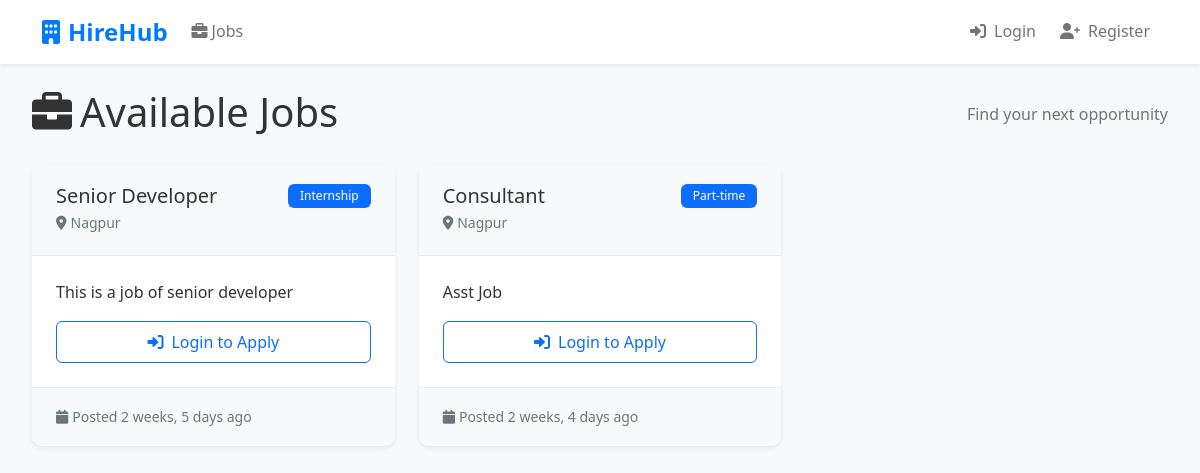
Before: / with the older database file.
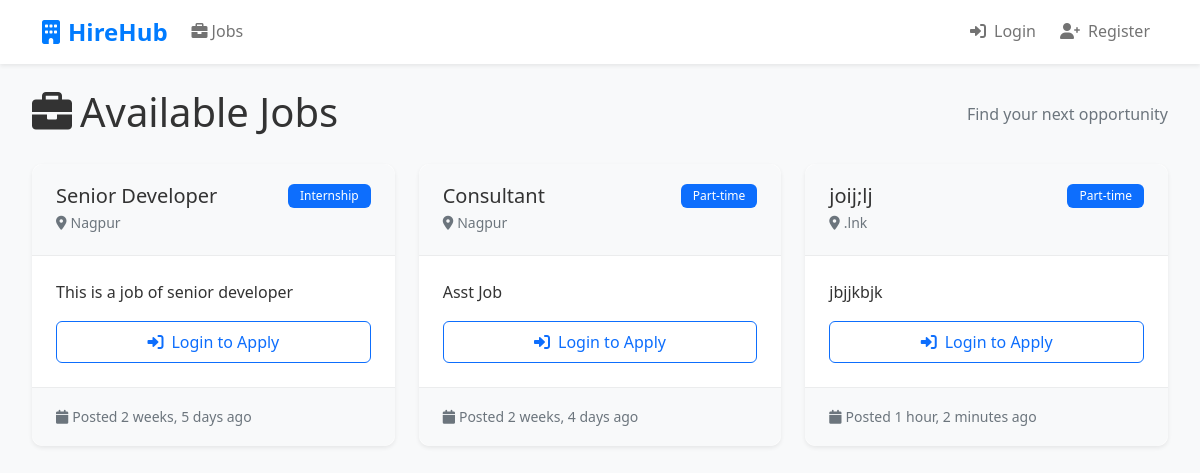
After: the same page with the newer database file.
### apps/jobs/models.py (models this page shows, shortened)
class Job(models.Model):
    JOB_TYPE_CHOICES = [
        ("Full-time", "Full-time"),
        ("Part-time", "Part-time"),
        ("Internship", "Internship"),
    ]
    title = models.CharField(max_length=200)
    description = models.TextField()
    location = models.CharField(max_length=100)
    job_type = models.CharField(max_length=50, choices=JOB_TYPE_CHOICES)
    is_active = models.BooleanField(default=True)
    created_at = models.DateTimeField(auto_now_add=True)
    created_by = models.ForeignKey(settings.AUTH_USER_MODEL, on_delete=models.CASCADE, related_name='jobs', null=True, blank=True)

### apps/jobs/views.py (the view)
# urls.py: path("", job_list, name="job-list"),
def job_list(request):
    jobs = Job.objects.all()
    applied_jobs = []
    if request.user.is_authenticated:
        applied_jobs = Application.objects.filter(
            candidate=request.user
        ).values_list("job_id", flat=True)
    return render(
        request,
        "jobs/job_list.html",
        {
            "jobs": jobs,
            "applied_jobs": applied_jobs
        }
    )

### templates/jobs/job_list.html (shortened to what this page needs)
{% extends "base.html" %}
{% block content %}
<div class="container-fluid">
    <div class="row mb-4">
        <div class="col-12">
            <div class="d-flex justify-content-between align-items-center">
                <h1 class="mb-1">
                    <i class="fas fa-briefcase me-2"></i>Available Jobs
                </h1>
                <p class="text-muted mb-0">Find your next opportunity</p>
            </div>
        </div>
    </div>
    <div class="row">
        {% for job in jobs %}
        <div class="col-lg-6 col-xl-4 mb-4">
            <div class="card h-100 border-0 shadow-sm">
                <div class="card-header bg-light">
                    <div class="d-flex justify-content-between align-items-start">
                        <h5 class="card-title mb-0">{{ job.title }}</h5>
                        <span class="badge bg-primary">{{ job.job_type }}</span>
                    </div>
                    <div class="text-muted small mt-1">
                        <i class="fas fa-map-marker-alt me-1"></i>{{ job.location }}
                    </div>
                </div>
                <div class="card-body d-flex flex-column">
                    <p class="card-text flex-grow-1">{{ job.description|truncatechars:150 }}</p>
                    {% if user.is_authenticated and user.role == 'RECRUITER' %}
                        <div class="mb-3">
                            <div class="d-flex align-items-center text-muted small mb-2">
                                <i class="fas fa-users me-1"></i>
                                {{ job.applications.count }} Applicant{{ job.applications.count|pluralize }}
                            </div>
                            <a href="{% url 'applications:job_applicants' job.id %}"
                               class="btn btn-outline-info w-100">
                                <i class="fas fa-eye me-2"></i>View Applicants
                            </a>
                        </div>
                    {% else %}
                        <a href="{% url 'accounts:login' %}" class="btn btn-outline-primary w-100">
                            <i class="fas fa-sign-in-alt me-2"></i>Login to Apply
                        </a>
                    {% endif %}
                </div>
                <div class="card-footer text-muted">
                    <small>
                        <i class="fas fa-calendar me-1"></i>Posted {{ job.created_at|timesince }} ago
                    </small>
                </div>
            </div>
        </div>
        {% endfor %}
    </div>
</div>
{% endblock %}

Changed rows visible on the page:
added Job: title "joij;lj", job_type "Part-time", location ".lnk", description "jbjjkbjk", created_at "1 hour, 2 minutes"
